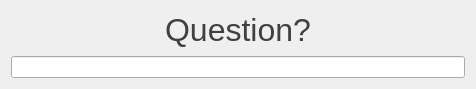
<?xml version="1.0" encoding="UTF-8"?>
<ui version="4.0">
 <class>QuestionForm</class>
 <widget class="QWidget" name="QuestionForm">
  <property name="geometry">
   <rect>
    <x>0</x>
    <y>0</y>
    <width>476</width>
    <height>89</height>
   </rect>
  </property>
  <property name="windowTitle">
   <string>Form</string>
  </property>
  <layout class="QGridLayout" name="gridLayout">
   <item row="0" column="0">
    <widget class="QLabel" name="questionLabel">
     <property name="text">
      <string>&lt;!DOCTYPE HTML PUBLIC &quot;-//W3C//DTD HTML 4.0//EN&quot; &quot;http://www.w3.org/TR/REC-html40/strict.dtd&quot;&gt;
&lt;html&gt;&lt;head&gt;&lt;meta name=&quot;qrichtext&quot; content=&quot;1&quot; /&gt;&lt;style type=&quot;text/css&quot;&gt;
p, li { white-space: pre-wrap; }
&lt;/style&gt;&lt;/head&gt;&lt;body style=&quot; font-family:'Lucida Grande'; font-size:13pt; font-weight:400; font-style:normal;&quot;&gt;
&lt;p align=&quot;center&quot; style=&quot; margin-top:0px; margin-bottom:0px; margin-left:0px; margin-right:0px; -qt-block-indent:0; text-indent:0px;&quot;&gt;&lt;span style=&quot; font-size:24pt; color:#404040;&quot;&gt;Question?&lt;/span&gt;&lt;/p&gt;&lt;/body&gt;&lt;/html&gt;</string>
     </property>
    </widget>
   </item>
   <item row="1" column="0">
    <widget class="QLineEdit" name="ansLineEdit"/>
   </item>
  </layout>
 </widget>
 <resources/>
 <connections/>
</ui>
